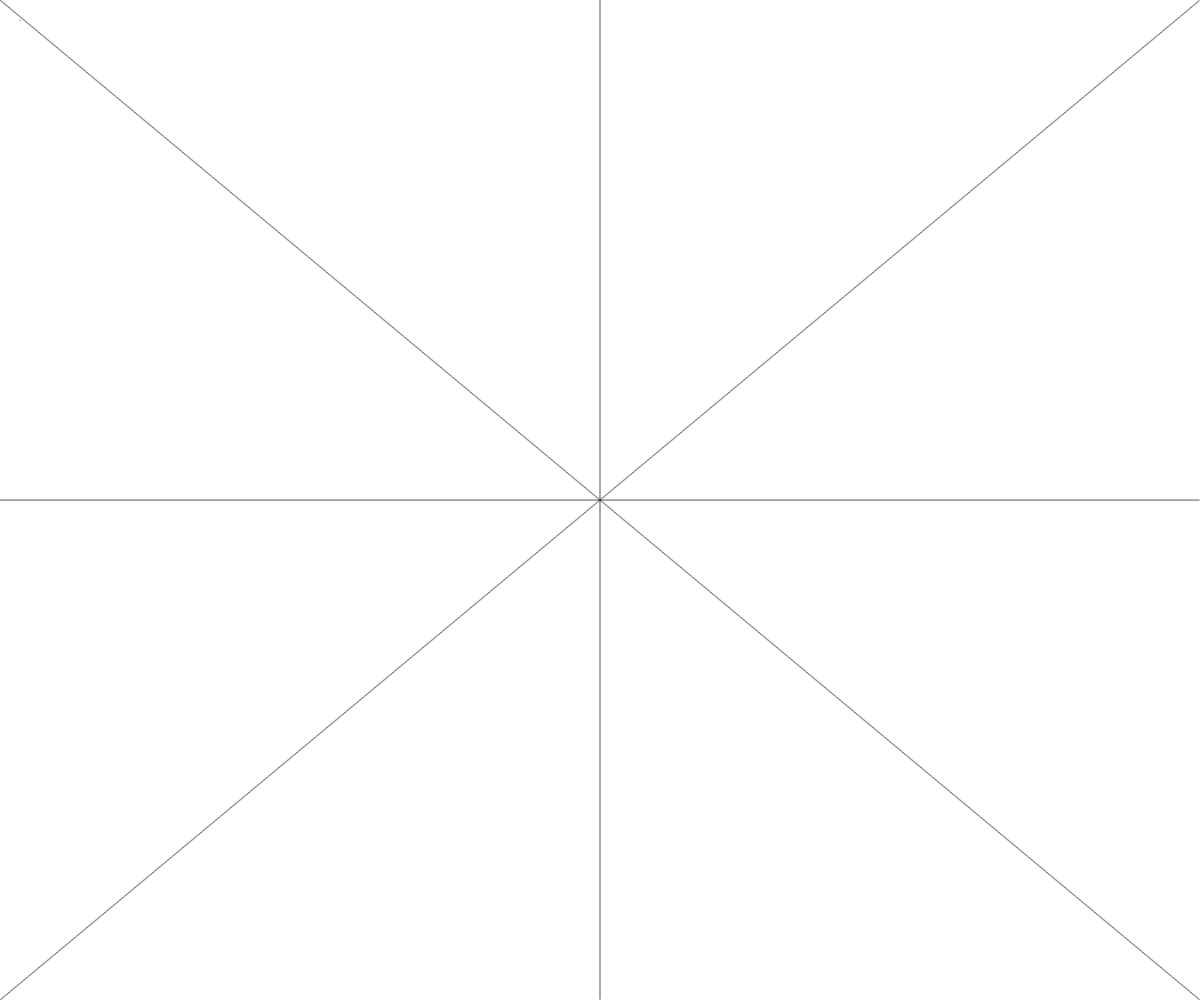
Frame 1 (no input)
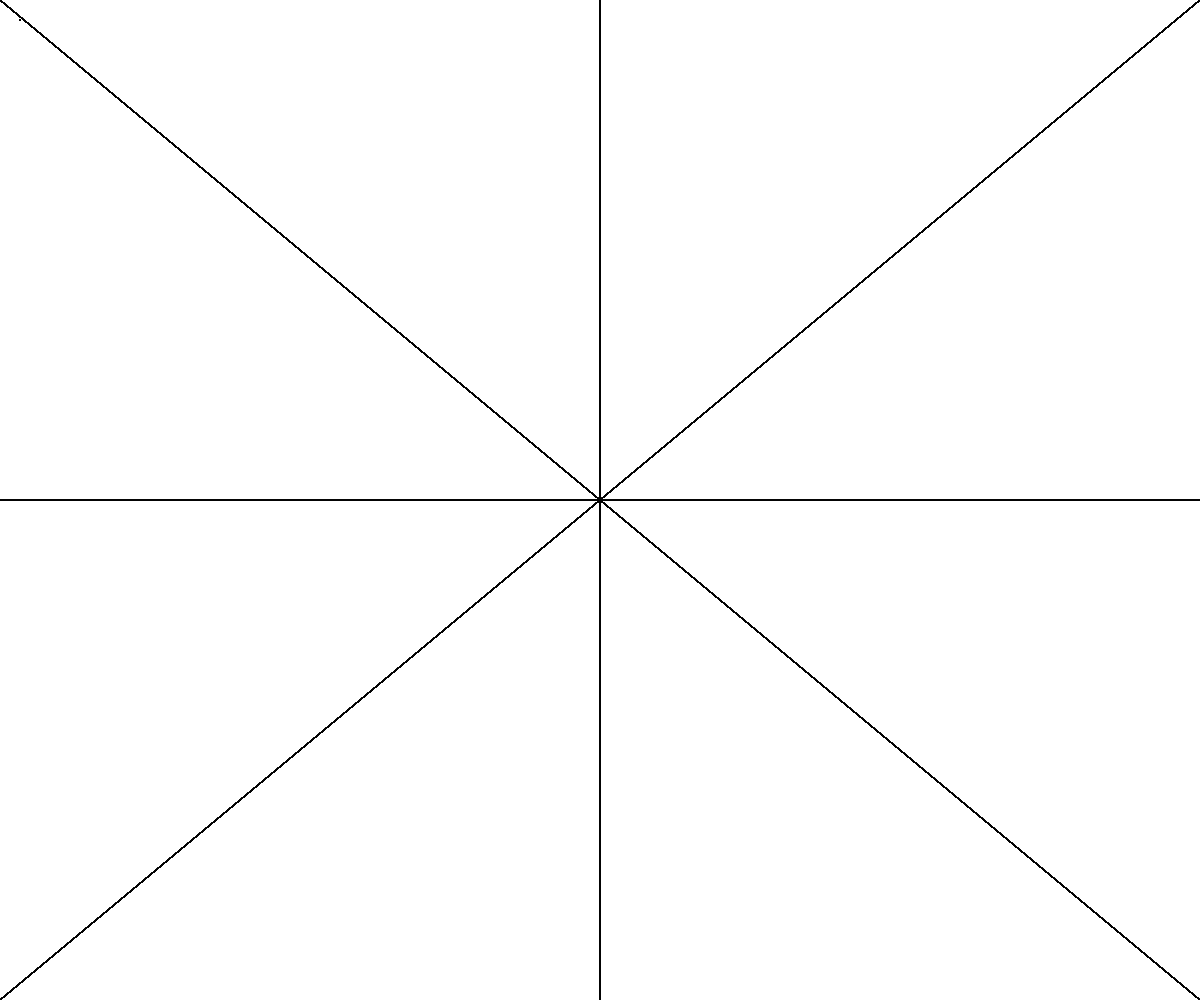
Frame 60 (no input)
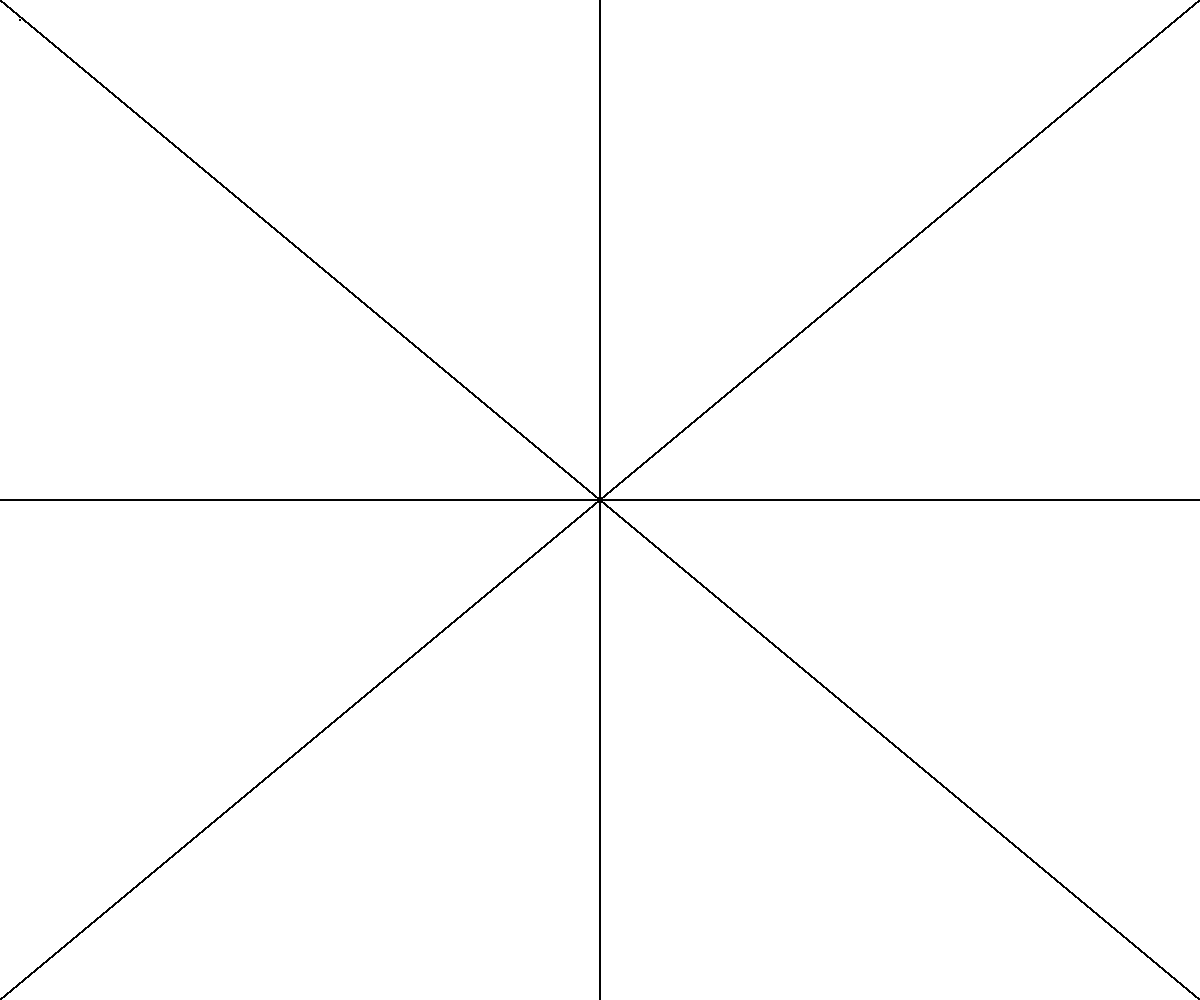
Frame 120 (the mouse pressed at the canvas centre since frame 60)

The p5.js sketch that drew these frames (run headless with seeded random() and noise() and a simulated clock; from frame 60 on, the mouse is pressed at the canvas centre):

// p5.js sketch
// ── sketch.js
let Height
let Width

let p1
let p2

let p3
let p4

let p5
let p6

let p7
let p8



function setup() {
	createCanvas(windowWidth, windowHeight);
	p1= {x:0, y:0}
	p2= {x:floor(windowWidth), y:floor(windowHeight)}
	
	p3= {x:0, y:floor(windowHeight)}
	p4= {x:floor(windowWidth), y:0}

	p5= {x:0, y:floor(windowHeight/2)}
	p6= {x:windowWidth, y:floor(windowHeight/2)}

	p7= {x:floor(windowWidth/2), y:0}
	p8= {x:floor(windowWidth/2), y:floor(windowHeight)}
}

function draw() {
	//line(p1.x,p1.y,p2.x,p2.y)
	diagonal(p1,p2)
	diagonal(p3,p4)
	diagonal(p5,p6)
	rectaV(p7,p8)
	
	point(20,20)

}

function diagonal(p1,p2){
	const dx = p2.x - p1.x
	const dy = p2.y - p1.y

	const m = dy / dx

	b = p1.y - m * p1.x

	point(p1.x, p1.y)

	let x = p1.x + 1
	let y 
	while(x != p2.x){
		y= m*x+b
		point(x,y)
		x++
	}
	
}

function rectaV(p1,p2){
	const dx=p1.x
	const dy=p1.y

	let y= dy

	while(y != p2.y){
		 
		point(dx,y)
		y++
	}

}
